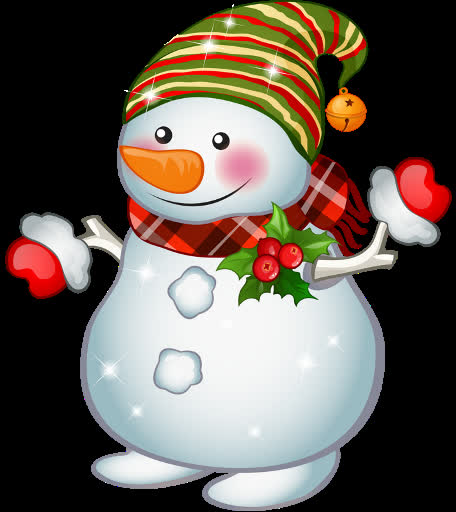
#> input picture src/models/boneco.jpg, 456 x 512 px
$ python 4-image-deconvolution.py
#> lines starting #> are read from the running program, lines starting #| are printed output that depends on the picture
import numpy as np
import matplotlib.pyplot as plt
from skimage import color, data, restoration
from skimage import io

couple = color.rgb2gray(io.imread('models/boneco.jpg'))
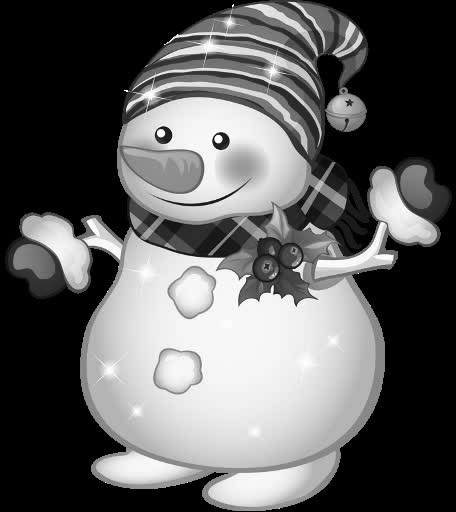
#> couple: shape (512, 456) float64; min 0, max 1, mean 0.377
from scipy.signal import convolve2d as conv2
psf = np.ones((5, 5)) / 25
couple = conv2(couple, psf, 'same')
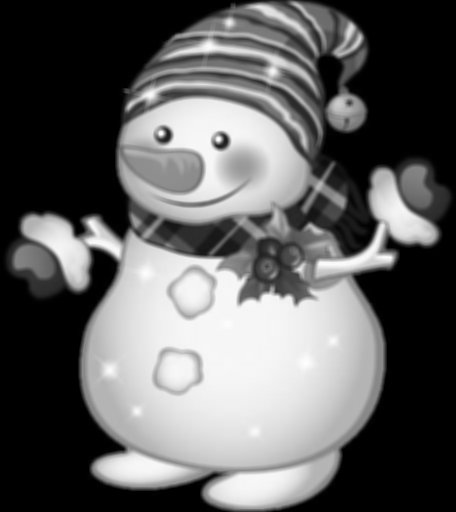
#> couple: shape (512, 456) float64; min 0, max 0.994, mean 0.377
couple += 0.1 * couple.std() * np.random.standard_normal(couple.shape)
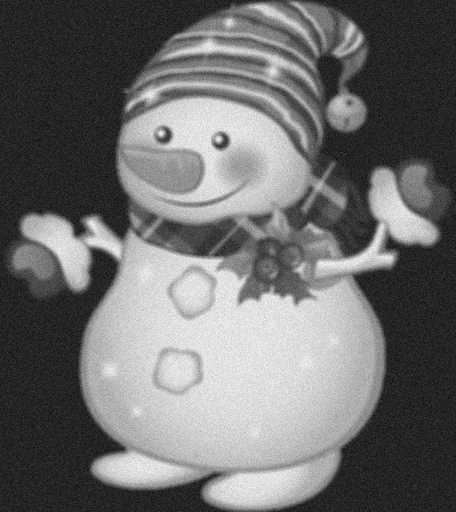
#> couple: shape (512, 456) float64; min -0.185, max 1.11, mean 0.377; drawn with min black and max white

deconvolved, _ = restoration.unsupervised_wiener(couple, psf)
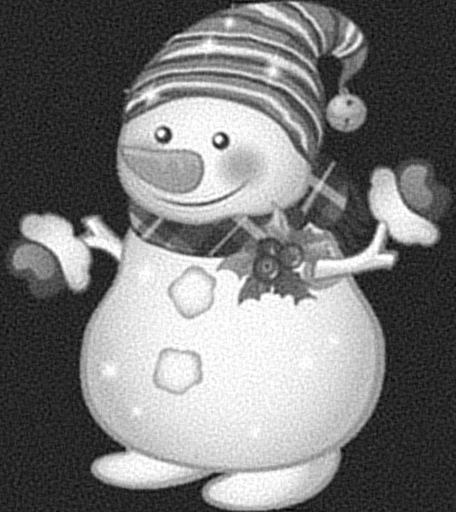
#> deconvolved: shape (512, 456) float64; min -0.18, max 1, mean 0.377; drawn with min black and max white

fig, ax = plt.subplots(nrows=1, ncols=2, figsize=(8, 5),
                       sharex=True, sharey=True)

plt.gray()

ax[0].imshow(couple, vmin=deconvolved.min(), vmax=deconvolved.max())
ax[0].axis('off')
ax[0].set_title('Data')

ax[1].imshow(deconvolved)
ax[1].axis('off')
ax[1].set_title('Self tuned restoration')

fig.tight_layout()

plt.show()

$ run again, with src/models/gorro.jpg copied over src/models/boneco.jpg
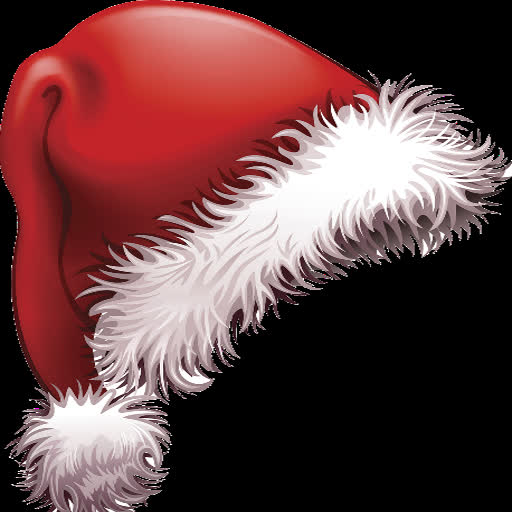
#> input picture src/models/gorro.jpg, 512 x 512 px
#> `couple += 0.1 * couple.std() * np.random.standard_normal(couple.shape)`:
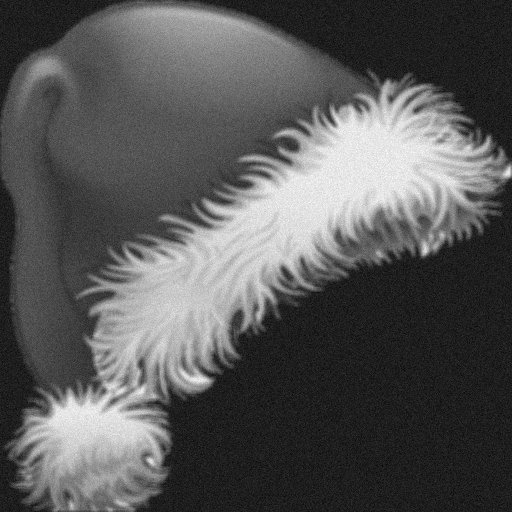
#> couple: shape (512, 512) float64; min -0.149, max 1.12, mean 0.288; drawn with min black and max white
#> `deconvolved, _ = restoration.unsupervised_wiener(couple, psf)`:
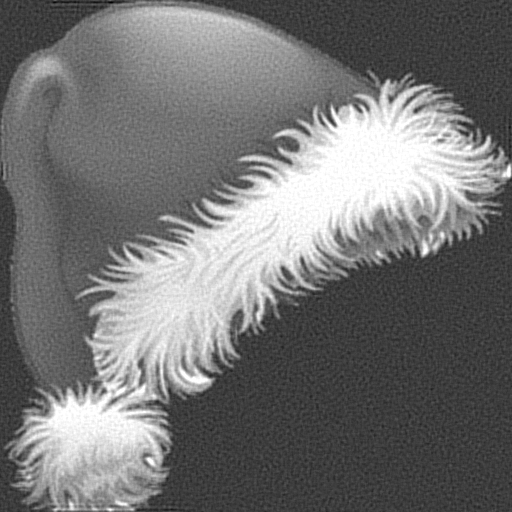
#> deconvolved: shape (512, 512) float64; min -0.314, max 1, mean 0.287; drawn with min black and max white
